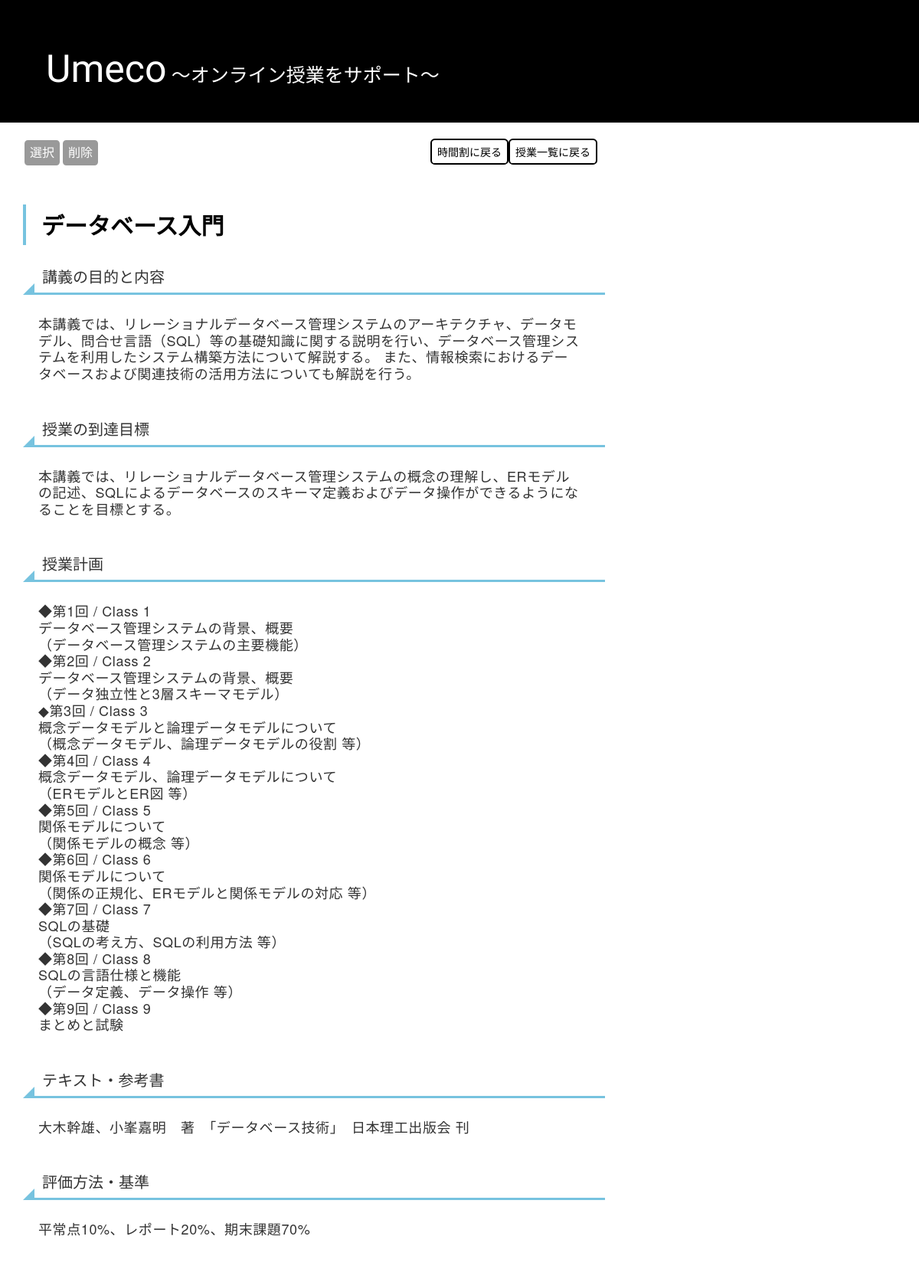
/post2/1/, run on the app's committed database.
### blog/models.py (models this page shows, shortened)
class Post2(models.Model):
    author = models.ForeignKey(settings.AUTH_USER_MODEL, on_delete=models.CASCADE)
    title = models.CharField(max_length=200)
    text = models.TextField()
    pursose = models.TextField()
    terget = models.TextField()
    course = models.TextField()
    textbook = models.TextField()
    evaluation = models.TextField()
    created_date = models.DateTimeField(default=timezone.now)
    published_date = models.DateTimeField(blank=True, null=True)
    time = models.CharField(max_length=20)
    t_mail = models.CharField(max_length=200)
    subjecturl =  models.TextField()
    sllabus = models.TextField()
    homework = models.TextField()
    lesson = models.TextField()
    regi = models.CharField(max_length=5)

### blog/views.py (the view)
# urls.py: path('post2/<int:pk>/', views.post_detail2, name='post_detail2'),
def post_detail2(request, pk):
    post2 = get_object_or_404(Post2, pk=pk)
    return render(request, 'blog/post_detail2.html', {'post2':post2})

### blog/templates/blog/post_detail2.html (shortened to what this page needs)
{% extends 'blog/base.html' %}
{% block content %}
<div>
  <a href="{% url 'post_list2' %}" class="back">
    授業一覧に戻る
  </a>
  <a href="{% url 'course' %}" class="back">
    時間割に戻る
  </a>
</div>
<div class="post">
  <div style="display:inline-flex" class="sel_del">
    <form action="{% url 'select2' pk=post2.pk %}" method="POST">
      <input class="submit" type="submit" value="選択">
    </form>
    <form action="{% url 'delete2' pk=post2.pk %}" method="POST">
      <input class="submit" type="submit" value="削除">
    </form>
  </div>
   <h2>{{post2.title}}</h2>
   <h3>講義の目的と内容</h3>
   <h4>{{post2.pursose}}</h4>
   <h3>授業の到達目標</h3>
   <h4>{{post2.terget}}</h4>
  <h3>授業計画</h3>
  <h4>{{post2.course|linebreaksbr}}</h4>
  <h3>テキスト・参考書</h3>
  <h4>{{post2.textbook}}</h4>
  <h3>評価方法・基準</h3>
  <h4>{{post2.evaluation}}</h4>
</div>
{% endblock %}

### blog/static/css/class.css (style rules this page uses)
body { margin:0; margin-bottom:5%; }
.back { display:inline-block; border-radius: 0.4em; margin-bottom:15px; border: 2px solid; color:black; padding:5px 7px; float:right; }
.post h2 { font-weight:bolder; padding: 1rem 2rem; border-left: 4px solid rgb(119, 195, 223); color: black; }
.post h3 { font-size:20px; padding-top:10px; padding-bottom:10px; position: relative; padding-left: 25px; }
.post h4 { letter-spacing:0.6px; line-height:1.2em; }
h3:before { position: absolute; content: ''; bottom: -3px; left: 0; width: 0; height: 0; border: none; border-left: solid 15px transparent; border-bottom: solid 15px rgb(119, 195, 223); }
h3:after { position: absolute; content: ''; bottom: -3px; left: 10px; width: 100%; border-bottom: solid 3px rgb(119, 195, 223); }
.post h4 { padding: 20px; }
.submit { font-size : 12pt; text-align : center; cursor : pointer; padding : 5px 7px; background : #999999; color : #ffffff; display:inline-block; border-radius: 0.4em; margin-bottom:15px; border: 2px solid; }

### data on the page
Post2: title "データベース入門", pursose "本講義では、リレーショナルデータベース管理システムのアーキテクチャ、データモデル、問合せ言語（SQL）等の基礎知識に関する説明を行い、データベース管理システムを利用したシステム構築方法について解説する。 また、情報検索におけるデータベースおよび関連技術の活用方法についても解説を行う。", terget "本講義では、リレーショナルデータベース管理システムの概念の理解し、ERモデルの記述、SQLによるデータベースのスキーマ定義およびデータ操作ができるようになることを目標とする。", course "◆第1回 / Class 1 データベース管理システムの背景、概要 （データベース管理システムの主要機能） ◆第2回 / Class 2 データベース管理システムの背景、概要 （データ独立性と3層スキーマモデル） ◆第3回 / Class 3 概念データモデルと論理データモデルについて （概念データモデル、論理データモデルの役割 等） ◆第4回 / Class 4 概念データモデル、論理データモデルについて （ERモデルとER図 等） ◆第5回 / Class 5 関係モデルについて （関係モデルの概念 等） ◆第6回 / Class 6 関係モデルについて （関係の正規化、ERモデルと関係モデルの対応 等） ◆第7回 / Class 7 SQLの基礎 （SQLの考え方、SQLの利用方法 等） ◆第8回 / Class 8 SQLの言語仕様と機能 （データ定義、データ操作 等） ◆第9回 / Class 9 まとめと試験", textbook "大木幹雄、小峯嘉明 著 「データベース技術」 日本理工出版会 刊", evaluation "平常点10%、レポート20%、期末課題70%"
